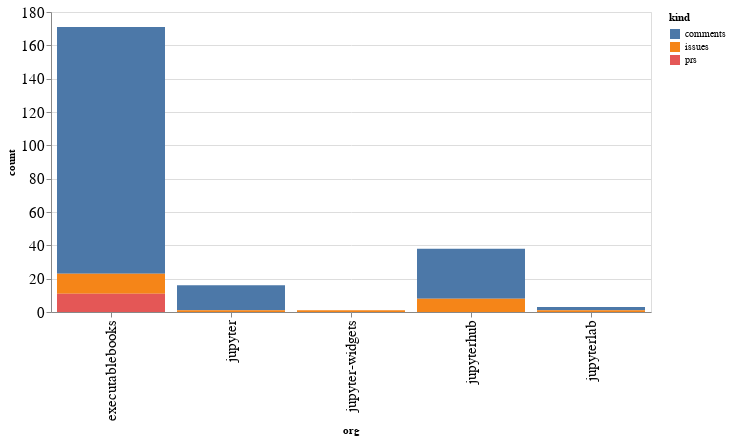

Here is the notebook cell this chart was saved with:
### Code cell
alt.Chart(org_summaries, width=600).mark_bar().encode(
    x='org',
    y='count',
    color='kind',
    tooltip="org"
)

### Figure 1 — Vega-Lite specification as saved in the notebook (floating-point values rounded to 4 significant figures)
{"config": {"axisLeft": {"labelFontSize": 15}, "axisBottom": {"labelFontSize": 15}}, "data": {"name": "data-ba1961c8c96907af7a44cf858285eee9"}, "mark": "bar", "encoding": {"color": {"type": "nominal", "field": "kind"}, "tooltip": {"type": "nominal", "field": "org"}, "x": {"type": "nominal", "field": "org"}, "y": {"type": "quantitative", "field": "count"}}, "width": 600, "$schema": "https://vega.github.io/schema/vega-lite/v4.8.1.json", "datasets": {"data-ba1961c8c96907af7a44cf858285eee9": [{"org": "executablebooks", "kind": "comments", "count": 148}, {"org": "executablebooks", "kind": "issues", "count": 12}, {"org": "executablebooks", "kind": "prs", "count": 11}, {"org": "jupyter", "kind": "comments", "count": 15}, {"org": "jupyter", "kind": "issues", "count": 1}, {"org": "jupyter-widgets", "kind": "issues", "count": 1}, {"org": "jupyterhub", "kind": "comments", "count": 30}, {"org": "jupyterhub", "kind": "issues", "count": 8}, {"org": "jupyterlab", "kind": "comments", "count": 2}, {"org": "jupyterlab", "kind": "issues", "count": 1}]}}
